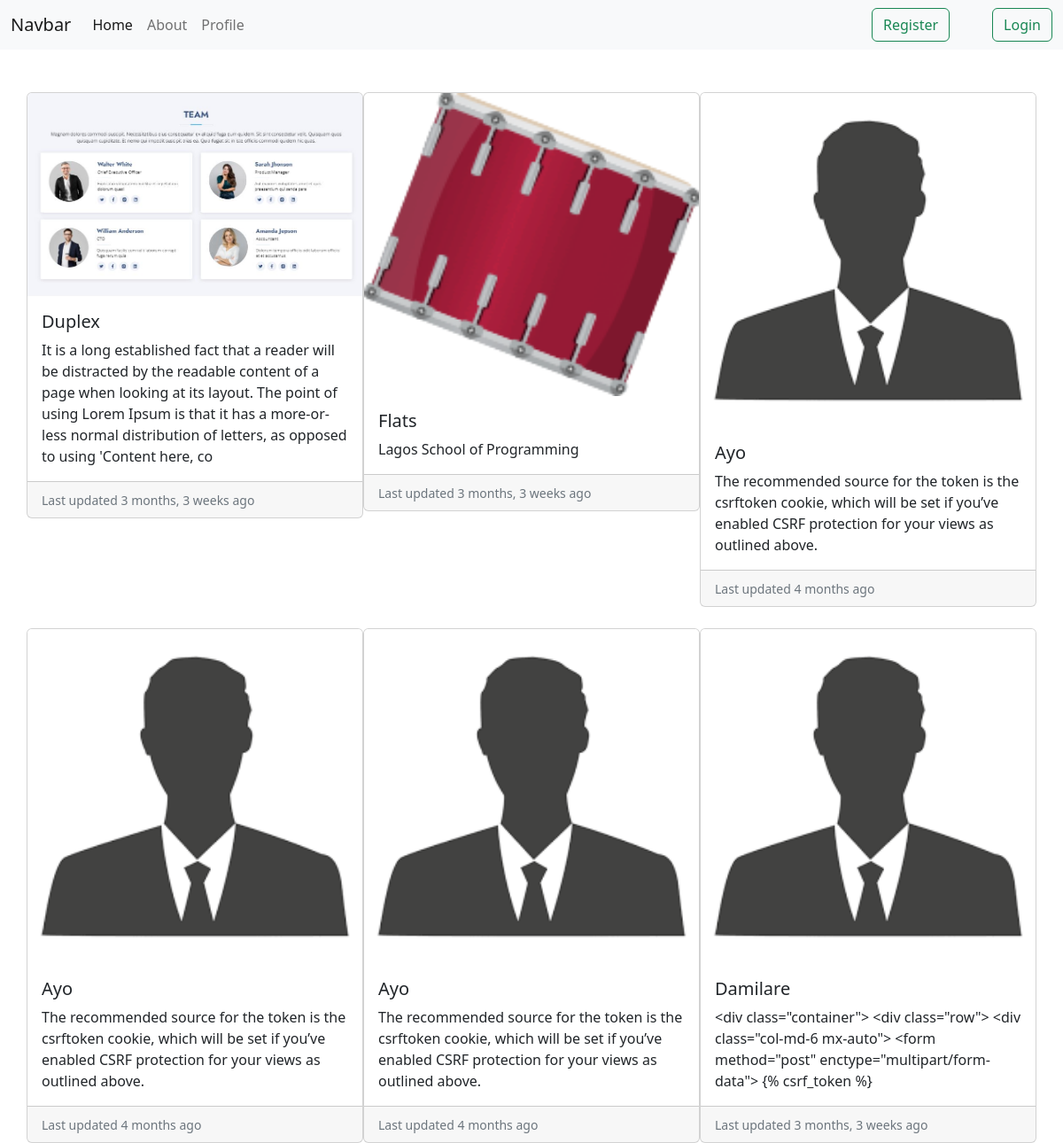
The page / on the database its author committed.
### realestate/models.py (models this page shows, shortened)
class Cards(models.Model):
    card_title = models.CharField(max_length=20, blank=False)
    description = models.TextField(max_length=255, null=False)
    created = models.DateTimeField(auto_now_add=True)
    updated = models.DateTimeField(auto_now=True)
    realtor = models.ForeignKey(Agent, on_delete=models.CASCADE, null=True)
    image = models.ImageField(default='default.png', upload_to='cards_pics')

### realestate/views.py (the view)
# urls.py: 2. Add a URL to urlpatterns:  path('', views.home, name='home')
def home(request):
    cardlist = Cards.objects.all()
    context= {'card': cardlist}
    return render(request, 'realestate/home.html', context)

### realestate/templates/realestate/home.html (shortened to what this page needs)
{% extends 'main.html' %}
{% block content %}
<div class="container mt-5">
    <div class="row row-cols-1 row-cols-md-3 g-4">
       {% for discard in card %}
       <a href="list_details/{{discard.id}}" class="nav-link">
        <div class="col">
          <div class="card h-100">
            <img src="{{discard.image.url}}" alt class="card-img-top" alt="...">
            <div class="card-body">
              <h5 class="card-title">{{discard.card_title}}</h5>
              <p class="card-text">{{discard.description}}</p>
            </div>
            <div class="card-footer">
              <small class="text-muted">Last updated {{discard.updated | timesince}} ago</small>
            </div>
          </div>
        </div>
       </a>
       {% endfor %}
      </div>
</div>
{% endblock content %}

### templates/main.html (shortened to what this page needs)
{% load static %}
<!DOCTYPE html>
<html lang="en">
<head>
<link href="https://cdn.jsdelivr.net/npm/bootstrap@5.2.0/dist/css/bootstrap.min.css" rel="stylesheet">
</head>
<body>
    {% include "navbar.html" %}
    {% block content %}
    {% endblock content %}
</body>
</html>

### templates/navbar.html (shortened to what this page needs)
<nav class="navbar navbar-expand-lg bg-light sticky-top">
    <div class="container-fluid">
      <a class="navbar-brand" href="#">Navbar</a>
      <div class="collapse navbar-collapse" id="navbarSupportedContent">
        <ul class="navbar-nav me-auto mb-2 mb-lg-0">
          <li class="nav-item">
            <a class="nav-link active" aria-current="page" href="{% url 'home' %}">Home</a>
          </li>
          <li class="nav-item">
            <a class="nav-link" href="{% url 'about' %}">About</a>
          </li>
          <li class="nav-item">
            <a class="nav-link" href="{% url 'profile' %}">Profile</a>
          </li>
        </ul>
        <form class="d-flex" role="search">
          {% if user.is_authenticated %}
          <button class="btn btn-outline-success mx-5" type="submit"><a href="{% url 'logout' %}" class="nav-link">Log Out</a></button>
          {% else %}
          <button class="btn btn-outline-success mx-5" type="submit"><a href="{% url 'register' %}" class="nav-link">Register</a></button>
          <button class="btn btn-outline-success " type="submit"><a href="{% url 'login' %}" class="nav-link">Login</a></button>
          {% endif %}
        </form>
      </div>
    </div>
  </nav>

### rows shown on the page
Cards: image (picture), card_title "Duplex", description "It is a long established fact that a reader will be distracted by the readable content of a page when looking at its layout. The point of using Lorem Ipsum is that it has a more-or-less normal distribution of letters, as opposed to using 'Content here, co", updated "3 months, 3 weeks"
Cards: image (picture), card_title "Flats", description "Lagos School of Programming", updated "3 months, 3 weeks"
Cards: image (placeholder picture), card_title "Ayo", description "The recommended source for the token is the csrftoken cookie, which will be set if you’ve enabled CSRF protection for your views as outlined above.", updated "4 months"
Cards: image (placeholder picture), card_title "Ayo", description "The recommended source for the token is the csrftoken cookie, which will be set if you’ve enabled CSRF protection for your views as outlined above.", updated "4 months"
Cards: image (placeholder picture), card_title "Ayo", description "The recommended source for the token is the csrftoken cookie, which will be set if you’ve enabled CSRF protection for your views as outlined above.", updated "4 months"
Cards: image (placeholder picture), card_title "Damilare", description "<div class=\"container\"> <div class=\"row\"> <div class=\"col-md-6 mx-auto\"> <form method=\"post\" enctype=\"multipart/form-data\"> {% csrf_token %}", updated "3 months, 3 weeks"
